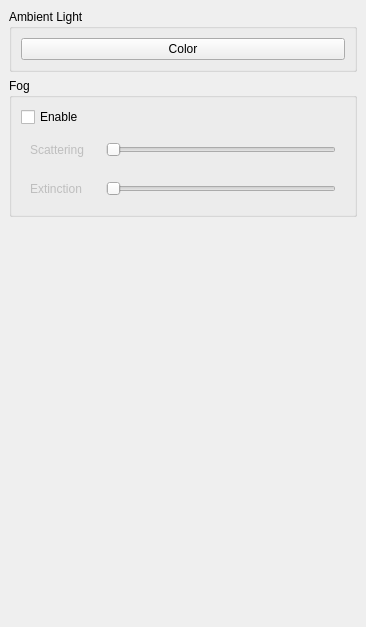
<?xml version="1.0" encoding="UTF-8"?>
<ui version="4.0">
 <class>EnvSettingsWidget</class>
 <widget class="QDockWidget" name="EnvSettingsWidget">
  <property name="geometry">
   <rect>
    <x>0</x>
    <y>0</y>
    <width>366</width>
    <height>627</height>
   </rect>
  </property>
  <property name="floating">
   <bool>false</bool>
  </property>
  <property name="windowTitle">
   <string>Environment Settings</string>
  </property>
  <widget class="QWidget" name="dockWidgetContents">
   <layout class="QVBoxLayout" name="verticalLayout">
    <item>
     <widget class="QGroupBox" name="groupBox_2">
      <property name="title">
       <string>Ambient Light</string>
      </property>
      <layout class="QVBoxLayout" name="verticalLayout_3">
       <item>
        <widget class="QPushButton" name="AmbientColorButton">
         <property name="styleSheet">
          <string notr="true"/>
         </property>
         <property name="text">
          <string>Color</string>
         </property>
         <property name="autoDefault">
          <bool>false</bool>
         </property>
         <property name="default">
          <bool>false</bool>
         </property>
         <property name="flat">
          <bool>false</bool>
         </property>
        </widget>
       </item>
      </layout>
     </widget>
    </item>
    <item>
     <widget class="QGroupBox" name="Fog_Group">
      <property name="title">
       <string>Fog</string>
      </property>
      <layout class="QVBoxLayout" name="verticalLayout_2">
       <item>
        <widget class="QCheckBox" name="FogCheckbox">
         <property name="text">
          <string>Enable</string>
         </property>
        </widget>
       </item>
       <item>
        <widget class="QFrame" name="FogParam_Group">
         <property name="enabled">
          <bool>false</bool>
         </property>
         <property name="styleSheet">
          <string notr="true">border: 0px solid black;</string>
         </property>
         <property name="frameShape">
          <enum>QFrame::StyledPanel</enum>
         </property>
         <property name="frameShadow">
          <enum>QFrame::Raised</enum>
         </property>
         <layout class="QVBoxLayout" name="verticalLayout_4">
          <property name="leftMargin">
           <number>0</number>
          </property>
          <property name="topMargin">
           <number>0</number>
          </property>
          <property name="rightMargin">
           <number>0</number>
          </property>
          <property name="bottomMargin">
           <number>0</number>
          </property>
          <item>
           <widget class="QFrame" name="frame">
            <property name="frameShape">
             <enum>QFrame::StyledPanel</enum>
            </property>
            <property name="frameShadow">
             <enum>QFrame::Raised</enum>
            </property>
            <layout class="QHBoxLayout" name="horizontalLayout">
             <item>
              <widget class="QLabel" name="label">
               <property name="minimumSize">
                <size>
                 <width>70</width>
                 <height>0</height>
                </size>
               </property>
               <property name="maximumSize">
                <size>
                 <width>70</width>
                 <height>16777215</height>
                </size>
               </property>
               <property name="text">
                <string>Scattering</string>
               </property>
              </widget>
             </item>
             <item>
              <widget class="QSlider" name="ScatteringSlider">
               <property name="orientation">
                <enum>Qt::Horizontal</enum>
               </property>
              </widget>
             </item>
            </layout>
           </widget>
          </item>
          <item>
           <widget class="QFrame" name="frame_2">
            <property name="frameShape">
             <enum>QFrame::StyledPanel</enum>
            </property>
            <property name="frameShadow">
             <enum>QFrame::Raised</enum>
            </property>
            <layout class="QHBoxLayout" name="horizontalLayout_2">
             <item>
              <widget class="QLabel" name="label_2">
               <property name="minimumSize">
                <size>
                 <width>70</width>
                 <height>0</height>
                </size>
               </property>
               <property name="maximumSize">
                <size>
                 <width>70</width>
                 <height>16777215</height>
                </size>
               </property>
               <property name="text">
                <string>Extinction</string>
               </property>
              </widget>
             </item>
             <item>
              <widget class="QSlider" name="ExtinctionSlider">
               <property name="orientation">
                <enum>Qt::Horizontal</enum>
               </property>
              </widget>
             </item>
            </layout>
           </widget>
          </item>
         </layout>
        </widget>
       </item>
      </layout>
     </widget>
    </item>
    <item>
     <spacer name="verticalSpacer">
      <property name="orientation">
       <enum>Qt::Vertical</enum>
      </property>
      <property name="sizeHint" stdset="0">
       <size>
        <width>20</width>
        <height>40</height>
       </size>
      </property>
     </spacer>
    </item>
   </layout>
  </widget>
 </widget>
 <resources/>
 <connections/>
</ui>
